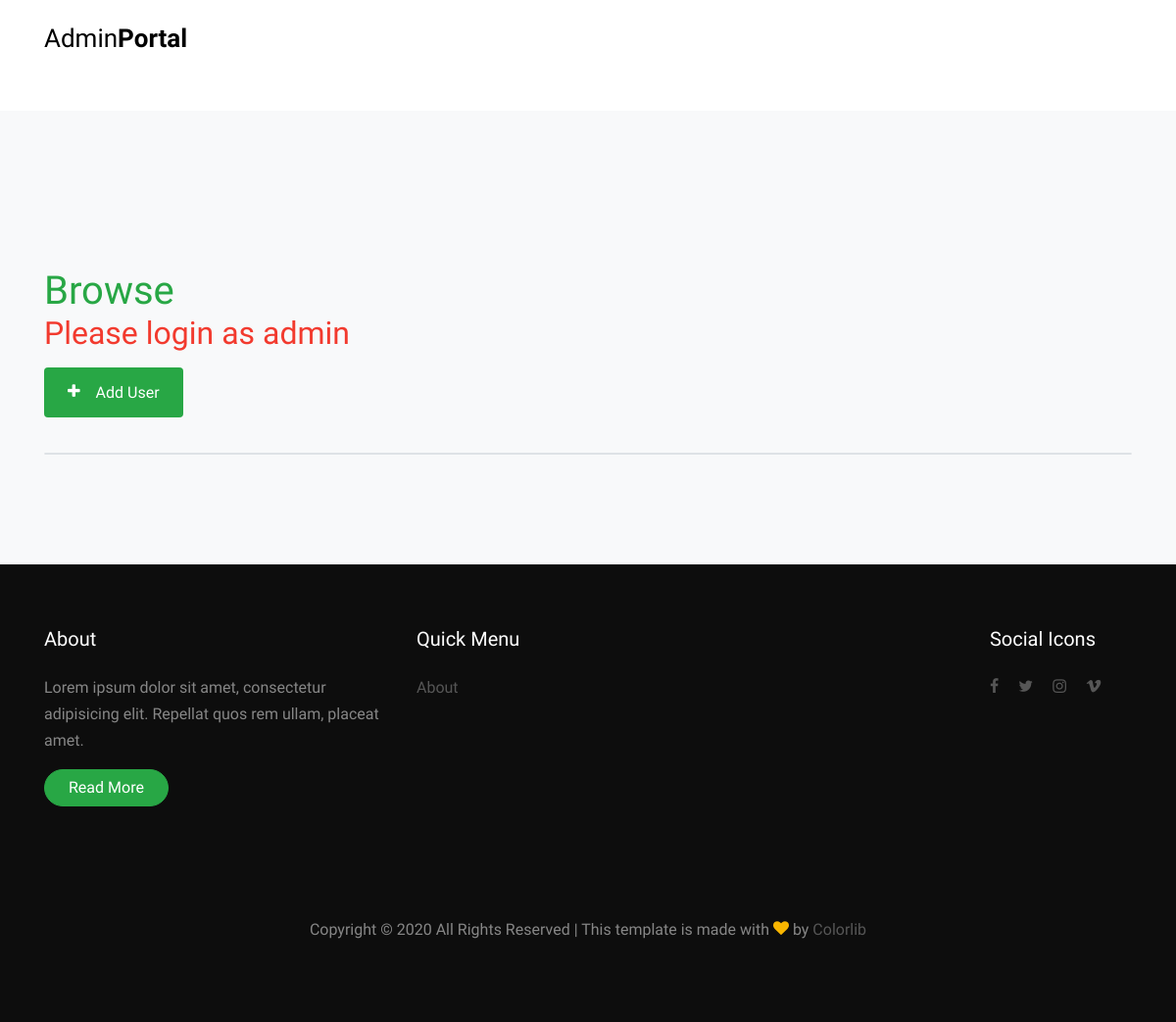
The app's page /admin/admin_users.php?done=303, older data.
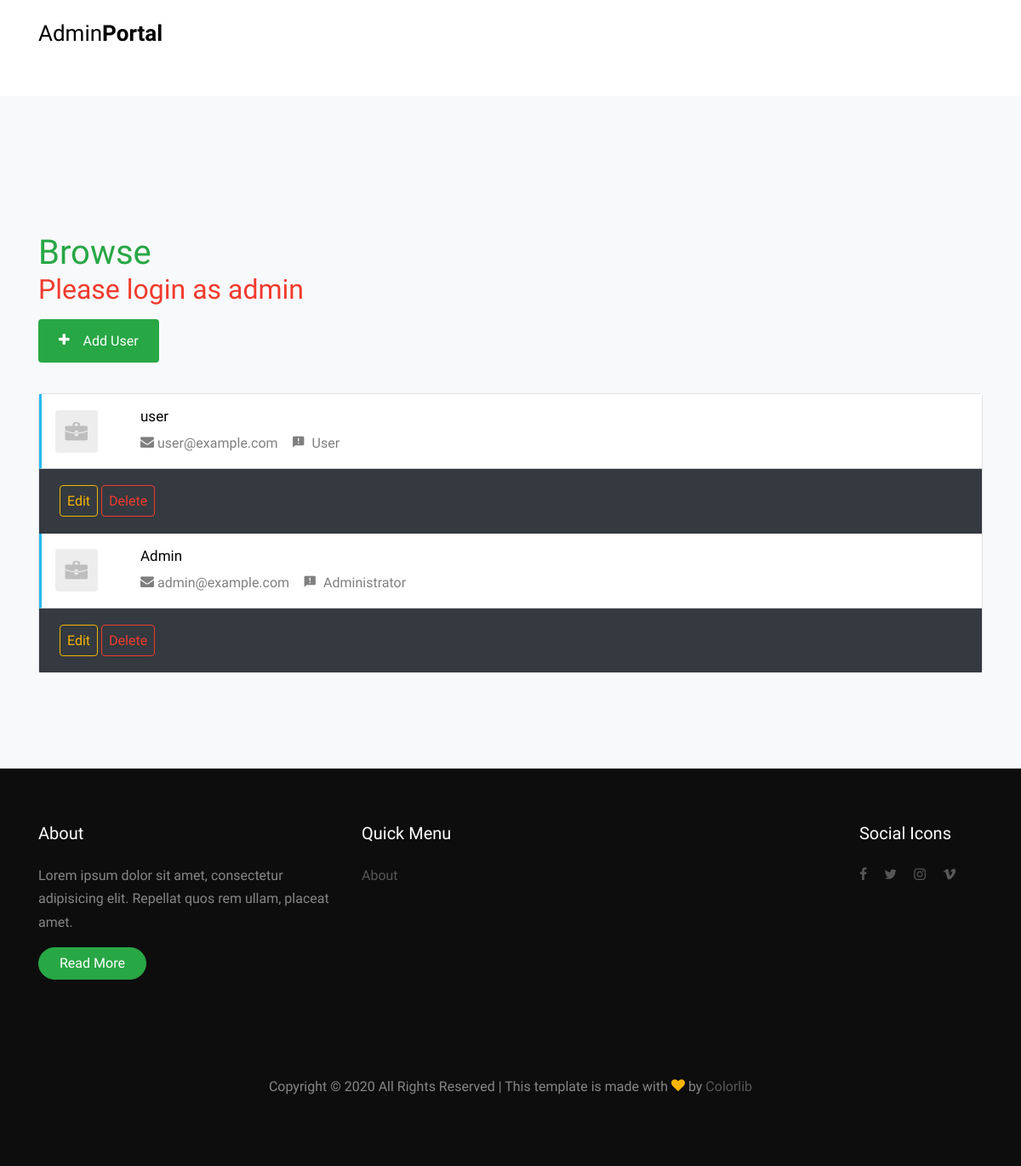
The same page, newer data.
### tables this page shows
CREATE TABLE `users` (
  `id` int NOT NULL AUTO_INCREMENT,
  `first_name` varchar(255) DEFAULT NULL,
  `last_name` varchar(255) DEFAULT NULL,
  `email` varchar(100) NOT NULL,
  `password` varchar(255) NOT NULL,
  `created_at` timestamp NULL DEFAULT NULL,
  `updated_at` timestamp NULL DEFAULT CURRENT_TIMESTAMP,
  `role_id` int DEFAULT NULL,
  PRIMARY KEY (`id`),
  UNIQUE KEY `key_email` (`email`)
);

CREATE TABLE `roles` (
  `id` int NOT NULL AUTO_INCREMENT,
  `name` varchar(50) NOT NULL,
  `active` tinyint(1) NOT NULL DEFAULT '1',
  PRIMARY KEY (`id`)
);

### admin/get_users.php (the view, shortened to what this page needs)
<?php
require("../db_conn.php");
$sql = "SELECT * FROM users";
if (mysqli_query($db, $sql)) :
    $result = mysqli_query($db, $sql);
    foreach ($result as $row) : ?>
        <a href="admin_job_single.php?jobid=<?php echo (urldecode($row['id'])) ?>&name=<?php echo ($row['name']) ?>" class="job-item d-block d-md-flex align-items-center fulltime">
            <div class="company-logo blank-logo text-center text-md-left pl-3">
                <img src="/src/images/company_logo_blank.png" alt="Image" class="img-fluid mx-auto">
            </div>
            <div class="job-details">
                <div class="p-3 align-self-center">
                    <h3><?php echo ($row['first_name']) ?></h3>
                    <div class="d-block d-lg-flex">
                        <div class="mr-3"><span class="icon-envelope mr-1"></span><?php echo ($row['email']) ?></div>
                        <div class="mr-3"><span class="icon-announcement mr-1"></span>
                            <?php
                            $get_roles = "SELECT * FROM roles WHERE id = '" . $row['role_id'] . "'";
                            $roles = mysqli_query($db, $get_roles);
                            $role = mysqli_fetch_array($roles);
                            echo ($role['name'])
                            ?>
                        </div>
                    </div>
                </div>
            </div>
            <div class="job-category align-self-center">
                <div class="p-3">
                </div>
            </div>
        </a>
        <div class="job-details mb-0 bg-dark">
            <div class="p-4">
                <span class="text-info p-2 rounded border border-warning "><a class="text-warning" href="admin_edit_user.php?edit=1&userid=<?= urldecode($row['id']) ?>">Edit</a></span>
                <span class="text-info p-2 rounded border border-danger text-danger"><a href="admin_user_delete.php?userid=<?= urldecode($row['id']) ?>" class="text-danger">Delete</a></span>
            </div>
        </div>
<?php
    endforeach;
else : echo "ERROR: Could not able to execute $sql. " . mysqli_error($db);
endif;
?>

### admin/templates/admin_header.php (shortened to what this page needs)
<head>
  <link rel="stylesheet" href="../src/fonts/icomoon/style.css" />
  <link rel="stylesheet" href="../src/css/bootstrap.min.css" />
  <link rel="stylesheet" href="../src/css/magnific-popup.css" />
  <link rel="stylesheet" href="../src/css/jquery-ui.css" />
  <link rel="stylesheet" href="../src/css/owl.carousel.min.css" />
  <link rel="stylesheet" href="../src/css/owl.theme.default.min.css" />
  <link rel="stylesheet" href="../src/css/bootstrap-datepicker.css" />
  <link rel="stylesheet" href="../src/css/animate.css" />
  <link rel="stylesheet" href="https://cdn.jsdelivr.net/npm/mediaelement@4.2.7/build/mediaelementplayer.min.css" />
  <link rel="stylesheet" href="../src/fonts/flaticon/font/flaticon.css" />
  <link rel="stylesheet" href="../src/css/aos.css" />
  <link rel="stylesheet" href="../src/css/style.css" />
</head>
<body>
  <div class="site-wrap">
    <div class="site-navbar-wrap js-site-navbar bg-white">
      <div class="container">
        <div class="site-navbar bg-light">
          <div class="py-1">
            <div class="row align-items-center">
              <div class="col-2">
                <h2 class="mb-1 site-logo">
                  <a href="/admin/dashboard.php">Admin<strong class="font-weight-bold">Portal</strong>
                  </a>
                </h2>
              </div>
              <div class="col-10">
              </div>
            </div>
          </div>
        </div>
      </div>
    </div>
    <div style="height: 113px;"></div>
  </div>
</body>
</html>

### admin/admin_users.php (shortened to what this page needs)
<?php
include("templates/admin_header.php");
?>
<div class="site-section bg-light">
    <div class="container">
        <div class="row">
            <div class="col mb-0" data-aos="fade-up" data-aos-delay="100">
                <div class="mb-0 py-5">
                    <span class=" mb-0 h1 text-success py-5">
                        Browse
                    </span>
                    <?php
                    if (!empty($_GET['done'])) {
                        switch ($_GET['done']) {
                            case 303:
                                echo '<h2 class="mb-0 text-danger">Please login as admin</h2><br/>';
                                break;
                        }
                    }
                    ?>
                    <span>
                        <a href="admin_newuser.php"><span class="bg-primary text-white py-3 px-4 rounded"><span class="icon-plus mr-3"></span>Add User</span></a>
                    </span>
                </div>
                <div class="rounded border jobs-wrap align-content-xl-center">
                    <?php
                    require 'get_users.php'
                    ?>
                </div>
            </div>
        </div>
    </div>
</div>
<?php
include('templates/footer.php');
?>

### admin/templates/footer.php (shortened to what this page needs)
<footer class="site-footer">
  <div class="container">
    <div class="row">
      <div class="col-md-4">
        <h3 class="footer-heading mb-4 text-white">About</h3>
        <p>Lorem ipsum dolor sit amet, consectetur adipisicing elit. Repellat quos rem ullam, placeat amet.</p>
        <p><a href="#" class="btn btn-primary pill text-white px-4">Read More</a></p>
      </div>
      <div class="col-md-6">
        <div class="row">
          <div class="col-md-6">
            <h3 class="footer-heading mb-4 text-white">Quick Menu</h3>
            <ul class="list-unstyled">
              <li><a href="about.php">About</a></li>
            </ul>
          </div>
        </div>
      </div>
      <div class="col-md-2">
        <div class="col-md-12">
          <h3 class="footer-heading mb-4 text-white">Social Icons</h3>
        </div>
        <div class="col-md-12">
          <p>
            <a href="#" class="pb-2 pr-2 pl-0"><span class="icon-facebook"></span></a>
            <a href="#" class="p-2"><span class="icon-twitter"></span></a>
            <a href="#" class="p-2"><span class="icon-instagram"></span></a>
            <a href="#" class="p-2"><span class="icon-vimeo"></span></a>
          </p>
        </div>
      </div>
    </div>
    <div class="row pt-5 mt-5 text-center">
      <div class="col-md-12">
        <p>
          Copyright &copy;
          <script>document.write(new Date().getFullYear());</script> All Rights Reserved | This template is made with <i
            class="icon-heart text-warning" aria-hidden="true"></i> by <a href="https://colorlib.com"
            target="_blank">Colorlib</a>
        </p>
      </div>
    </div>
  </div>
</footer>
</body>
</html>

### src/css/style.css (style rules this page uses)
body { line-height: 1.7; color: rgba(0, 0, 0, 0.5); font-weight: 400; font-size: 1rem; font-family: "Roboto Mono", SFMono-Regular, Menlo, Monaco, Consolas, "Liberation Mono", "Courier New", monospace; font-family: "Work Sans", -apple-system, BlinkMacSystemFont, "Segoe UI", Roboto, "Helvetica Neue", Arial, sans-serif, "Apple Color Emoji", "Segoe UI Emoji", "Segoe UI Symbol", "Noto Color Emoji"; }
h1, h2, h3, h4, h5, .h1, .h2, .h3, .h4, .h5 { color: #000; }
a { -webkit-transition: .3s all ease; -o-transition: .3s all ease; transition: .3s all ease; }
.site-wrap:before { -webkit-transition: .3s all ease-in-out; -o-transition: .3s all ease-in-out; transition: .3s all ease-in-out; background: rgba(0, 0, 0, 0.6); content: ""; position: absolute; z-index: 2000; top: 0; left: 0; right: 0; bottom: 0; opacity: 0; visibility: hidden; }
.btn { position: relative; top: 0; }
.btn.pill { border-radius: 30px !important; }
.site-section { padding: 3em 0; }
@media (min-width: 768px) { .site-section { padding: 7em 0; } }
.site-footer { padding: 4em 0; background: #0d0d0d; color: rgba(255, 255, 255, 0.5); }
.site-footer .footer-heading { font-size: 20px; }
.site-footer a { color: rgba(255, 255, 255, 0.3); }
.site-footer ul li { margin-bottom: 10px; }
.site-navbar-wrap { background: #fff !important; position: fixed; z-index: 99; width: 100%; padding: 20px 0; margin-bottom: 113px; left: 0; -webkit-transition: .3s all ease; -o-transition: .3s all ease; transition: .3s all ease; }
.site-navbar-top, .site-navbar { border-bottom: 1px solid rgba(0, 0, 0, 0.1); }
.site-navbar { margin-bottom: 0px; width: 100%; border-bottom: none; background: #fff !important; }
.site-navbar .site-logo { font-weight: 200; }
.site-navbar .site-logo a { font-weight: 200; font-size: 26px; color: #000; }
.jobs-wrap .job-item { display: block; border-bottom: 1px solid #ced4da !important; color: rgba(0, 0, 0, 0.5); background: #fff; position: relative; z-index: 1; }
.jobs-wrap .job-item.fulltime { border-left: 3px solid #26baee; }
.jobs-wrap .job-item .company-logo { -webkit-box-flex: 0; -ms-flex: 0 0 100px; flex: 0 0 100px; }
.jobs-wrap .job-item .company-logo img { max-width: 50px; border-radius: 4px; }
.jobs-wrap .job-item h3 { font-size: 17px; }
.jobs-wrap .job-item .job-details { width: calc(100% - 250px); }
.jobs-wrap .job-item .job-category { -webkit-box-flex: 0; -ms-flex: 0 0 150px; flex: 0 0 150px; text-align: center; }

Row changes from the older to the newer data that the page shows:
added users: first_name "user", email "user@example.com", role.name "User"
added users: first_name "Admin", email "admin@example.com", role.name "Administrator"
